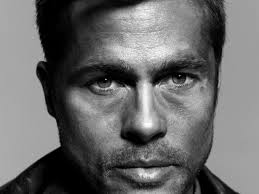
%> input picture ivp lab/iivp-lab-2017/iivp-lab-2017/Lab6 Adv/face.jpg, 259 x 194 px
$ octave q2.m   (GNU Octave 9; MATLAB toolbox functions it lacks are replaced by stand-ins)
%> lines starting %> are read from the running program, lines starting %| are printed output that depends on the picture
clear;
img = imread('face.jpg');
%> img is the input picture: size 194x259x3 uint8; min 0, max 254, mean 106.3
img = rgb2gray(img);
%> img: size 194x259 uint8
hold on;
subplot(1, 3, 1), subimage(img), title('Original');

[m n] = size(img);
%> m = 194; n = 259


temp = mod(m,2);
%> temp = 0
for k=1:temp
    for j=1:n
        img(m+k, j) = 0;
    end
end
temp = mod(n,2);
%> temp = 1
for k=1:temp
    for j=1:m
        img(j, n+k) = 0;
    end
end
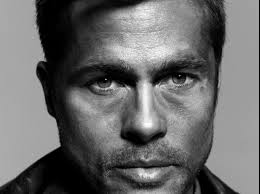
%> img: size 194x260 uint8; min 0, max 254, mean 105.9

p = 1;
q = 1;

for i = 1:2:m-1
    q = 1;
    for j = 1:2:n-1
        avg = img(i, j) + img(i+1, j) + img(i, j+1) + img(i+1, j+1);
        avg  = avg/4;

        imgAvg(p,q) = avg;
        q = q + 1;
    end
    p = p+1;
end
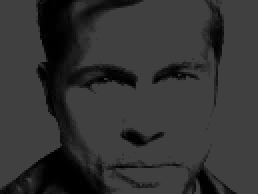
%> imgAvg: size 97x129 uint8 (shown 2 times larger); min 0, max 64, mean 51.2
%> after the loop, p = 98
subplot(1, 3, 2), subimage(imgAvg), title('2*2 Average');

p = 1;
q = 1;

for i = 1:2:m-1
    q = 1;
    for j = 1:2:n-1

        A(1) = img(i, j);
        A(2) = img(i+1, j);
        A(3) = img(i, j+1);
        A(4) = img(i+1, j+1);

        med = median(A);

        imgMed(p,q) = med;
        q = q + 1;
    end
    p = p+1;
end
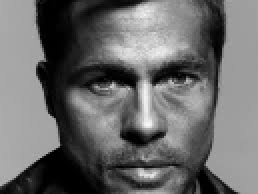
%> imgMed: size 97x129 uint8 (shown 2 times larger); min 0, max 249, mean 106.2
%> after the loop, A = [161 161 161 161]; p = 98
subplot(1, 3, 3), subimage(imgMed), title('2*2 Median');

size(img)
%> ans = [194 260]
size(imgAvg)
%> ans = [97 129]
